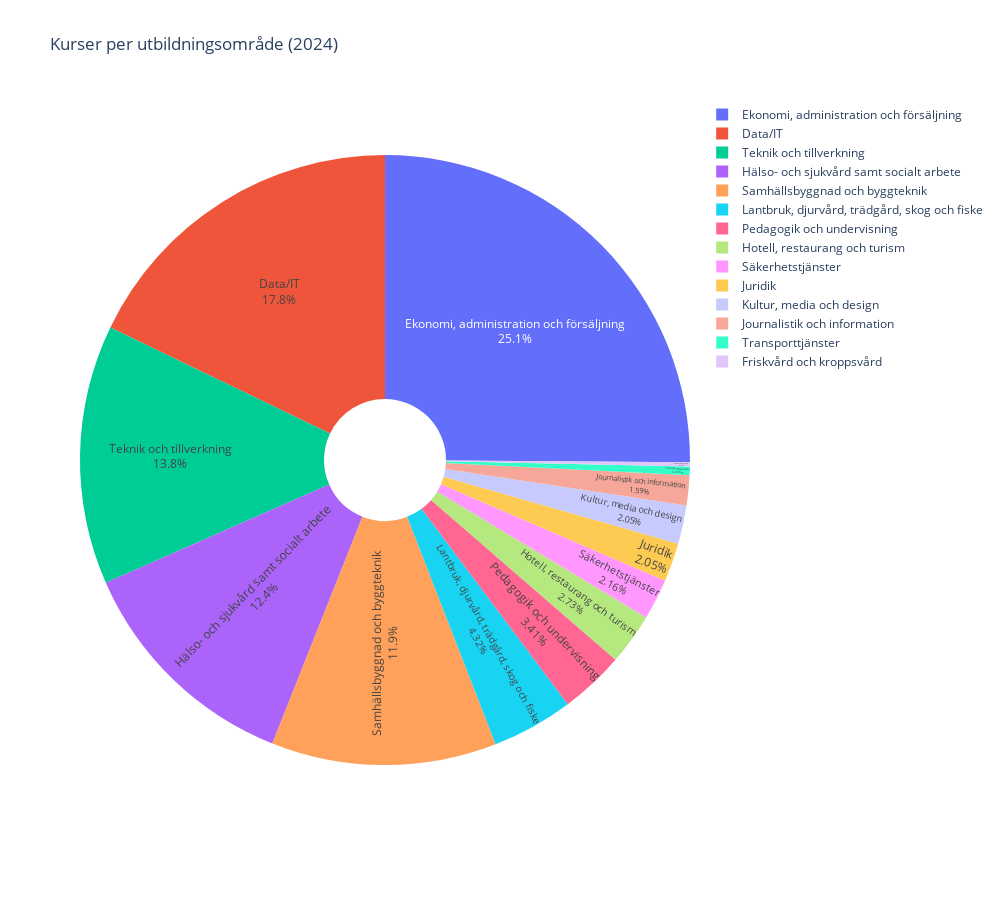

Notebook source saved alongside this figure:
### Code cell
df = pd.read_excel("data/resultat-2024-for-kurser-inom-yh (1).xlsx")


df = df.dropna(subset=["Utbildningsområde"])


fördelning = df["Utbildningsområde"].value_counts().reset_index()
fördelning.columns = ["Utbildningsområde", "Antal"]


fig = px.pie(fördelning,
             names="Utbildningsområde",
             values="Antal",
             title="Kurser per utbildningsområde (2024)",
             hole=0.2,
             height=900,
             width=1000,
             )  

fig.update_traces(textposition='inside', textinfo='percent+label')

fig.show()

### Figure 1 — Plotly figure (JSON) as saved in the notebook; plotly's stock layout.template omitted (floating-point values rounded to 4 significant figures)
{"data": [{"domain": {"x": [0, 1], "y": [0, 1]}, "hole": 0.2, "hovertemplate": "Utbildningsområde=%{label}<br>Antal=%{value}<extra></extra>", "labels": ["Ekonomi, administration och försäljning", "Data/IT", "Teknik och tillverkning", "Hälso- och sjukvård samt socialt arbete", "Samhällsbyggnad och byggteknik", "Lantbruk, djurvård, trädgård, skog och fiske", "Pedagogik och undervisning", "Hotell, restaurang och turism", "Säkerhetstjänster", "Juridik", "Kultur, media och design", "Journalistik och information", "Transporttjänster", "Friskvård och kroppsvård"], "legendgroup": "", "name": "", "showlegend": true, "textinfo": "percent+label", "textposition": "inside", "type": "pie", "values": [221, 157, 121, 109, 105, 38, 30, 24, 19, 18, 18, 14, 4, 2]}], "layout": {"height": 900, "legend": {"tracegroupgap": 0}, "title": {"text": "Kurser per utbildningsområde (2024)"}, "width": 1000}}
